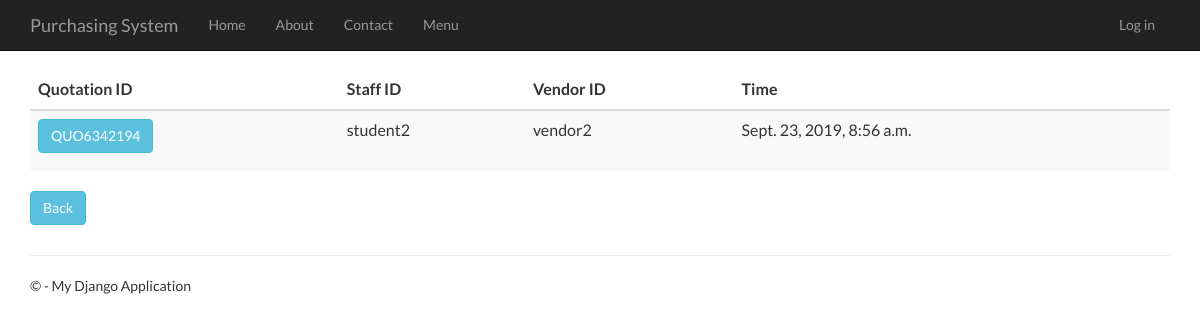
The page /quotationhistory on the database its author committed.
### Quotation/models.py (models this page shows, shortened)
class Quotation(models.Model):
    quotation_id = models.CharField(primary_key=True, max_length=10)
    time_created = models.DateTimeField()
    description = models.TextField(null=True,default=None, blank=True)
    total_price = models.DecimalField(max_digits=10, decimal_places=2, default=Decimal('0.00'))
    person_id = models.ForeignKey(Person, on_delete = models.CASCADE)
    vendor_id = models.ForeignKey(Vendor, on_delete = models.CASCADE)
    request_for_quotation_id = models.OneToOneField(RequestForQuotation, on_delete = models.CASCADE)

### app/models.py (models this page shows, shortened)
class Person(models.Model):
    user_id = models.OneToOneField(User)
    person_id = models.CharField(primary_key=True, max_length=10)
    person_name = models.TextField()
    person_address = models.TextField()
    person_phone_number = models.TextField()
    person_role = models.TextField(default = 'MANAGER')

class Vendor(models.Model):
    vendor_id = models.CharField(primary_key=True, max_length=10)
    vendor_name = models.TextField()
    vendor_phone_number = models.TextField()
    vendor_address = models.TextField()
    vendor_email = models.TextField()
    def __str__(self):
        return str(self.vendor_id)

### Quotation/views.py (the view)
# urls.py: url(r'^quotationhistory', Quotation.views.quotationhistory, name="quotation_history"),
def quotationhistory(request):
    quotations = Quotation.objects.all()
    context = {
            'title':'Quotation History',
            'rows':quotations
        }
    return render(request,'Quotation/quotationhistory.html',context)

### Quotation/templates/Quotation/quotationhistory.html
﻿{% extends "app/layout.html" %}
{% block content %}
<div class="purchaseorderhistory margintop" action="menu">
    <form action="quotationhistorydetails" method="GET">
        <table class="table table-striped margintop">
            <thead>
                <tr>
                    <th scope="col">Quotation ID</th>
                    <th scope="col">Staff ID</th>
                    <th scope="col">Vendor ID</th>
                    <th scope="col">Time</th>
                </tr>
            </thead>
            <tbody>
                {% for r in rows %}
                <tr>
                    <td><button type="submit" name="quo_id" value="{{r.quotation_id}}" class="btn btn-info">{{r.quotation_id}}</button></td>
                    <td>{{r.person_id.person_id}}</td>
                    <td>{{r.vendor_id}}</td>
                    <td>{{r.time_created}}</td>
                </tr>
                {% endfor %}
            </tbody>
        </table>
        <div class="margintop">
            <a type="submit" class="btn btn-info" href="/menu">Back</a>
        </div>
    </form>
</div>
{% endblock %}

### app/static/app/content/site.css (style rules this page uses)
body { padding-top: 50px; padding-bottom: 20px; }

### rows shown on the page
Quotation: quotation_id "QUO6342194", person_id.person_id "student2", vendor_id "vendor2", time_created "Sept. 23, 2019, 8:56 a.m."
